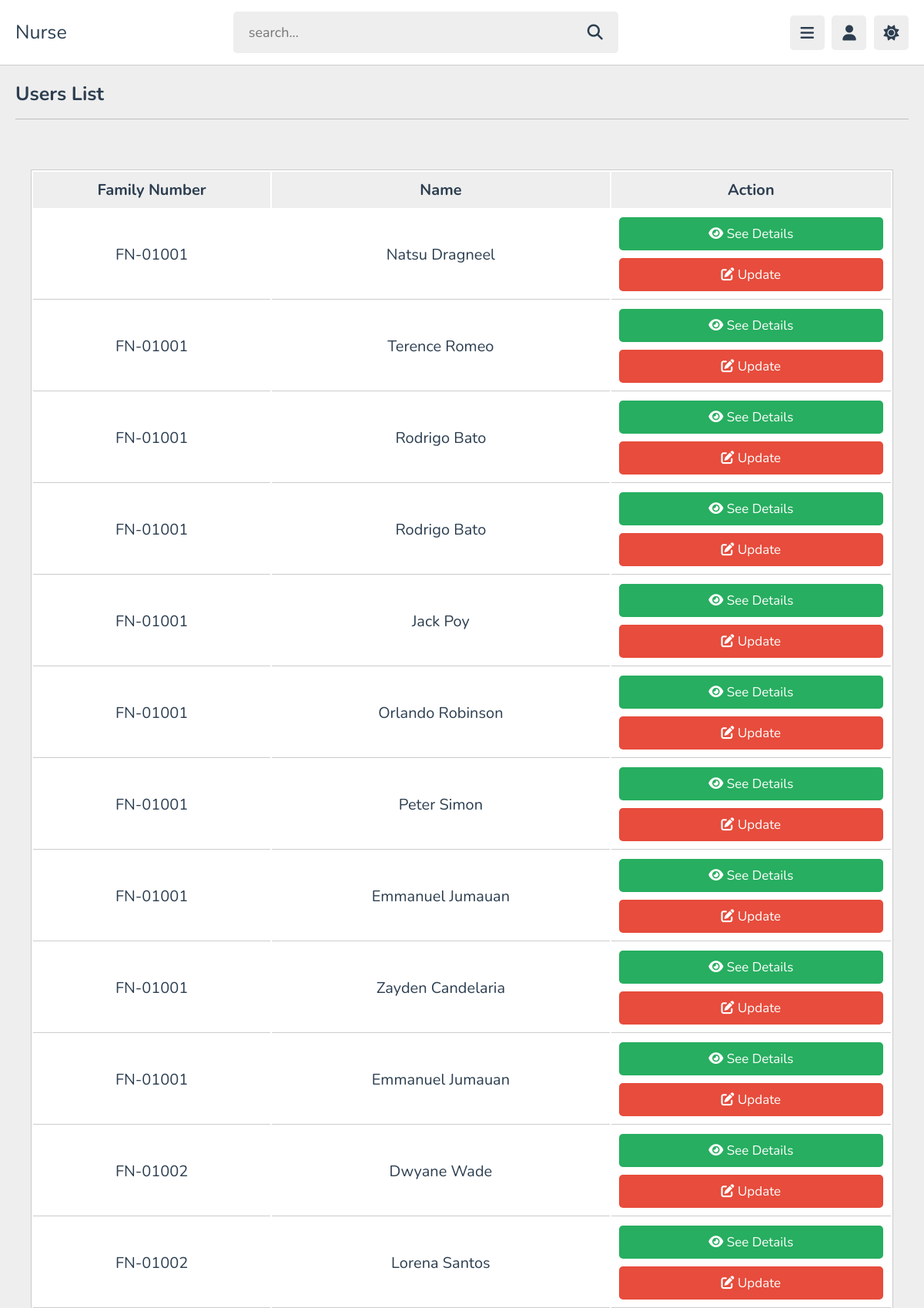
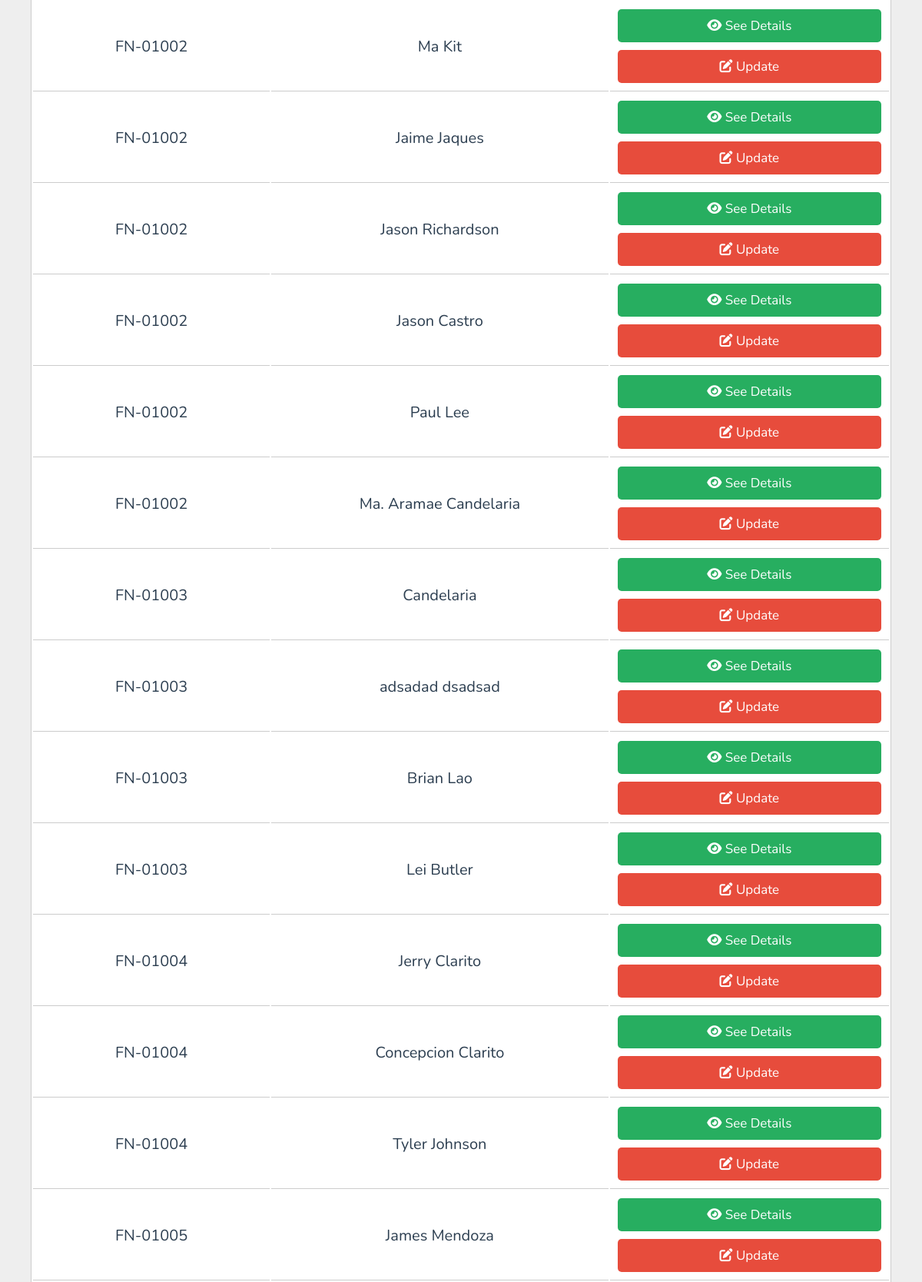
/modules_nurse/nurse_users_page.php (signed in, upper part), run on the app's committed database (2 pictures, top to bottom).
### tables this page shows
CREATE TABLE IF NOT EXISTS `users` (
  `id` bigint NOT NULL AUTO_INCREMENT,
  `user_id` bigint NOT NULL,
  `type` enum('Citizen') NOT NULL,
  `firstName` varchar(100) NOT NULL,
  `middleName` varchar(255)  NOT NULL,
  `middleInitial` varchar(1) NOT NULL,
  `lastName` varchar(100) NOT NULL,
  `suffix` varchar(255) NOT NULL,
  `birthday` date NOT NULL,
  `age` bigint NOT NULL,
  `sex` enum('Male','Female')  NOT NULL,
  `familyNumber` varchar(8)  NOT NULL,
  `height` bigint NOT NULL,
  `weight` bigint NOT NULL,
  `bp` varchar(8) NOT NULL,
  `updated` date NOT NULL,
  `username` varchar(100) NOT NULL,
  `email` varchar(100) NOT NULL,
  `phoneNumber` bigint NOT NULL,
  `password` varchar(100) NOT NULL,
  `verify_token` varchar(255) NOT NULL,
  `verify_status` tinyint NOT NULL DEFAULT '0' COMMENT '0 = no, 1 = yes',
  `otp` varchar(255) NOT NULL,
  `activation_code` varchar(255) NOT NULL,
  `recovery_time` timestamp NOT NULL DEFAULT CURRENT_TIMESTAMP ON UPDATE CURRENT_TIMESTAMP,
  PRIMARY KEY (`id`),
  KEY `user_id` (`user_id`),
  KEY `firstName` (`firstName`),
  KEY `lastName` (`lastName`),
  KEY `birthday` (`birthday`),
  KEY `age` (`age`),
  KEY `sex` (`sex`),
  KEY `familyNumber` (`familyNumber`),
  KEY `username` (`username`),
  KEY `email` (`email`),
  KEY `phoneNumber` (`phoneNumber`),
  KEY `height` (`height`),
  KEY `weight` (`weight`),
  KEY `bp` (`bp`),
  KEY `updated` (`updated`),
  KEY `midleName` (`middleName`),
  KEY `middleInitial` (`middleInitial`),
  KEY `suffix` (`suffix`),
  KEY `verify_token` (`verify_token`),
  KEY `verify_status` (`verify_status`)
);

### modules_nurse/nurse_users_page.php (the view, shortened to what this page needs)
<?php
    include '../components/connection.php';
?>
<!DOCTYPE html>
<html lang="en" dir="ltr">
    <head>
        <link rel="stylesheet" href="https://cdnjs.cloudflare.com/ajax/libs/font-awesome/6.1.2/css/all.min.css">
        <link rel="stylesheet" href="../css/inventory.css">
    </head>
    <body>
        <?php
            include '../components/header_nurse.php';
        ?>
        <section class="dashboard">
            <h1 class="heading">Users List</h1>
            <div class="container">
                <?php
                    $select = mysqli_query($con, "SELECT * FROM users ORDER BY familyNumber ASC");
                ?>
                <div class="product-display">
                    <table class="product-display-table">
                        <thead>
                            <tr>
                                <th>Family Number</th>
                                <th>Name</th>
                                <th>Action</th>
                            </tr>
                        </thead>
                        <?php while($row = mysqli_fetch_assoc($select)){ ?>
                            <tr>
                                <td>
                                    <?php echo $row['familyNumber']; ?>
                                </td>
                                <td>
                                    <?php echo $row['firstName']; ?> <?php echo $row['lastName']; ?>
                                </td>
                                <td>
                                    <a href="nurse_users_profile_pc.php?edit=<?php echo $row['id']; ?>" class="btns"> <i class="fa fa-eye"></i> See Details </a>
                                    <a href="nurse_users_update.php?edit=<?php echo $row['id']; ?>" class="btns"> <i class="fas fa-edit"></i> Update </a>
                                </td>
                            </tr>
                        <?php } ?>
                    </table>
                </div>
            </div>
        </section>
    </body>
</html>

### css/inventory.css (style rules this page uses)
:root { --main-color:#ef6292; --red:#e74c3c; --orange:#f39c12; --light-color:#888; --light-bg:#eee; --black:#2c3e50; --white:#fff; --border:.1rem solid rgba(0,0,0,.2); }
* { font-family: 'Nunito', sans-serif; margin:0; padding:0; box-sizing: border-box; outline: none; border:none; text-decoration: none; }
html { font-size: 62.5%; overflow-x: hidden; }
body { background-color: var(--light-bg); padding-left: 30rem; }
section { padding:2rem; margin: 0 auto; max-width: 1200px; }
.heading { font-size: 2.5rem; color:var(--black); margin-bottom: 2.5rem; border-bottom: var(--border); padding-bottom: 1.5rem; text-transform: capitalize; }
.btns { display: block; width: 100%; cursor: pointer; border-radius: .5rem; margin-top: 1rem; font-size: 1.7rem; padding:1rem 3rem; background: var(--main-color); color: #fff; text-align: center; }
.container { max-width: 1200px; padding:2rem; margin:0 auto; }
.product-display { margin:2rem 0; border: var(--border); background: var(--white); }
.product-display .product-display-table { width: 100%; text-align: center; }
.product-display .product-display-table thead { background: var(--light-bg); color: var(--black); }
.product-display .product-display-table th { padding:1rem; font-size: 2rem; }
.product-display .product-display-table td { padding:1rem; font-size: 2rem; color: var(--black); border-bottom: var(--border); }
.product-display .product-display-table .btns:first-child { background: #27ae60; margin-top: 0; }
.product-display .product-display-table .btns:last-child { background: var(--red); }
@media (max-width:1200px) { body { padding-left: 0; } }

### data on the page
users: familyNumber "FN-01001", firstName "Natsu", lastName "Dragneel"
users: familyNumber "FN-01001", firstName "Terence", lastName "Romeo"
users: familyNumber "FN-01001", firstName "Rodrigo", lastName "Bato"
users: familyNumber "FN-01001", firstName "Rodrigo", lastName "Bato"
users: familyNumber "FN-01001", firstName "Jack", lastName "Poy"
users: familyNumber "FN-01001", firstName "Orlando", lastName "Robinson"
users: familyNumber "FN-01001", firstName "Peter", lastName "Simon"
users: familyNumber "FN-01001", firstName "Emmanuel", lastName "Jumauan"
users: familyNumber "FN-01001", firstName "Zayden", lastName "Candelaria"
users: familyNumber "FN-01001", firstName "Emmanuel", lastName "Jumauan"
users: familyNumber "FN-01002", firstName "Dwyane", lastName "Wade"
users: familyNumber "FN-01002", firstName "Lorena", lastName "Santos"
users: familyNumber "FN-01002", firstName "Ma", lastName "Kit"
users: familyNumber "FN-01002", firstName "Jaime", lastName "Jaques"
users: familyNumber "FN-01002", firstName "Jason", lastName "Richardson"
users: familyNumber "FN-01002", firstName "Jason", lastName "Castro"
users: familyNumber "FN-01002", firstName "Paul", lastName "Lee"
users: familyNumber "FN-01002", firstName "Ma. Aramae", lastName "Candelaria"
users: familyNumber "FN-01003", lastName "Candelaria"
users: familyNumber "FN-01003", firstName "adsadad", lastName "dsadsad"
users: familyNumber "FN-01003", firstName "Brian", lastName "Lao"
users: familyNumber "FN-01003", firstName "Lei", lastName "Butler"
users: familyNumber "FN-01004", firstName "Jerry", lastName "Clarito"
users: familyNumber "FN-01004", firstName "Concepcion", lastName "Clarito"
users: familyNumber "FN-01004", firstName "Tyler", lastName "Johnson"
users: familyNumber "FN-01005", firstName "James", lastName "Mendoza"
